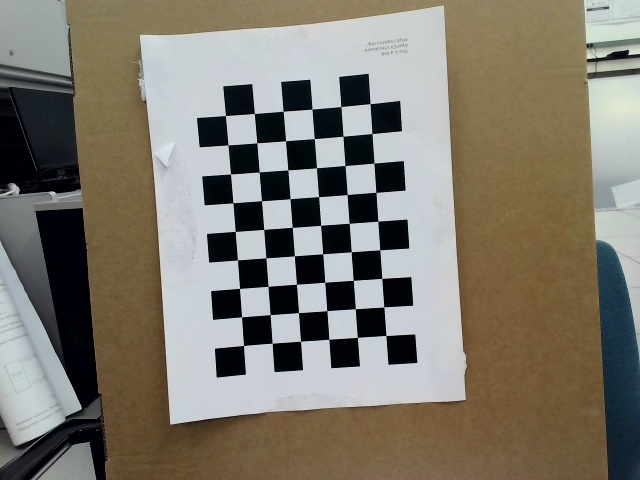
#> input picture data_processing/SLAM_testing/calibration_images/calib_000_20260208_133704.jpg, 640 x 480 px; its folder holds only this picture in this run
$ python diagnose_images.py
#> lines starting #> are read from the running program, lines starting #| are printed output that depends on the picture
#!/usr/bin/env python3
"""
Detailed diagnostic for checkerboard detection issues
"""

import cv2
import numpy as np
import glob
import os

IMAGE_DIR = "calibration_images"

# Get a few sample images
images = sorted(glob.glob(f"{IMAGE_DIR}/*.jpg"))[:5]

if len(images) == 0:
    print(f"Error: No images found in {IMAGE_DIR}/")
    exit(1)

print("=" * 70)
print("CHECKERBOARD DETECTION DIAGNOSTICS")
print("=" * 70)

for img_path in images:
    print(f"\nAnalyzing: {os.path.basename(img_path)}")
    print("-" * 70)

    img = cv2.imread(img_path)
#> img is the input picture: shape (480, 640, 3); mean B, G, R 110.5, 121.7, 127.1
    gray = cv2.cvtColor(img, cv2.COLOR_BGR2GRAY)
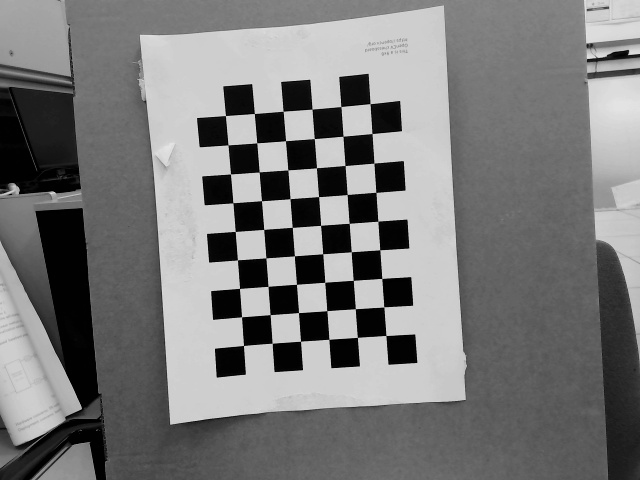
#> gray: shape (480, 640); min 0, max 230, mean 122

    # Image statistics
    print(f"  Image size: {gray.shape[1]}x{gray.shape[0]}")
#|   Image size: 640x480
    print(f"  Mean brightness: {np.mean(gray):.1f}")
#|   Mean brightness: 122.0
    print(f"  Std brightness: {np.std(gray):.1f}")
#|   Std brightness: 69.3
    print(f"  Min/Max: {np.min(gray)}/{np.max(gray)}")
#|   Min/Max: 0/230

    # Try adaptive histogram equalization
    clahe = cv2.createCLAHE(clipLimit=2.0, tileGridSize=(8,8))
    enhanced = clahe.apply(gray)
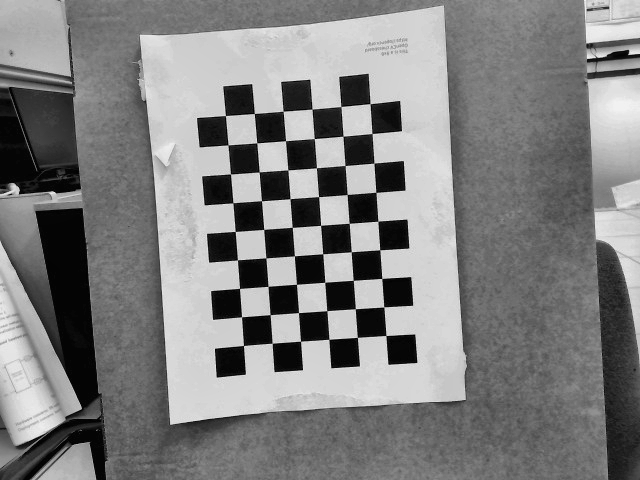
#> enhanced: shape (480, 640); min 1, max 242, mean 128.3

    # Try different preprocessing
    preprocessed_images = [
        ("Original", gray),
        ("Enhanced (CLAHE)", enhanced),
        ("Gaussian Blur", cv2.GaussianBlur(gray, (5, 5), 0)),
        ("Bilateral Filter", cv2.bilateralFilter(gray, 9, 75, 75)),
    ]

    sizes_to_try = [(6, 7), (7, 6), (6, 6), (5, 6), (6, 5)]

    found = False
    for preprocess_name, processed_img in preprocessed_images:
        for size in sizes_to_try:
            flags = cv2.CALIB_CB_ADAPTIVE_THRESH + cv2.CALIB_CB_NORMALIZE_IMAGE
            ret, corners = cv2.findChessboardCorners(processed_img, size, flags)

            if ret:
                print(f"\n  ✓ FOUND with preprocessing: {preprocess_name}")
                print(f"    Size: {size[0]}x{size[1]} inner corners")
                print(f"    Corners detected: {len(corners)}")

                # Draw and save
                img_copy = img.copy()
                cv2.drawChessboardCorners(img_copy, size, corners, ret)
                output = f"detected_{os.path.basename(img_path)}"
                cv2.imwrite(output, img_copy)
                print(f"    Saved: {output}")
                found = True
                break

        if found:
            break
#> this loop made 4 passes
#> preprocess_name on passes 1 to 4: 'Original', 'Enhanced (CLAHE)', 'Gaussian Blur', 'Bilateral Filter'

    if not found:
        print(f"\n  ✗ No detection with any preprocessing or size")

        # Save enhanced version for manual inspection
        output = f"enhanced_{os.path.basename(img_path)}"
        cv2.imwrite(output, enhanced)
        print(f"    Saved enhanced image: {output}")
#|     Saved enhanced image: enhanced_calib_000_20260208_133704.jpg

print("\n" + "=" * 70)
print("DIAGNOSIS COMPLETE")
print("=" * 70)
print("\nPossible issues:")
print("  1. Tape covering corners - remove all tape from checkerboard edges")
print("  2. Poor lighting/contrast - ensure even lighting")
print("  3. Blur/motion - keep camera steady")
print("  4. Wrong checkerboard size configuration")
print("  5. Checkerboard not fully visible in frame")

$ run again, on data_processing/SLAM_testing/calibration_images/calib_001_20260209_134120.jpg
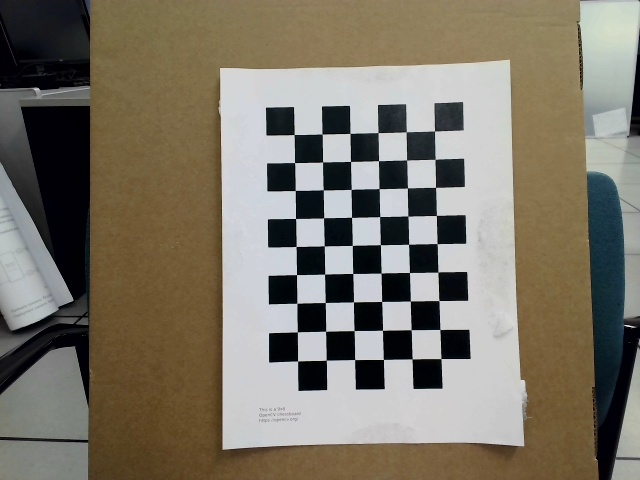
#> input picture data_processing/SLAM_testing/calibration_images/calib_001_20260209_134120.jpg, 640 x 480 px
#> img is the input picture: shape (480, 640, 3); mean B, G, R 104.8, 118.1, 124.5
#|   Image size: 640x480
#|   Mean brightness: 118.5
#|   Std brightness: 68.9
#|   Min/Max: 0/245
#> `enhanced = clahe.apply(gray)`:
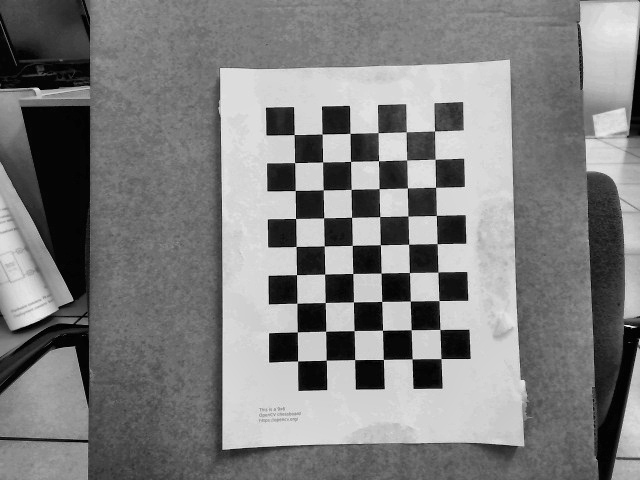
#> enhanced: shape (480, 640); min 1, max 250, mean 127.1
#> the loop `for preprocess_name, processed_img in preprocessed_images:` made 1 pass
#> preprocess_name on pass 1: 'Original'
#> (printed output is left out)
#> pass 1, `cv2.imwrite(output, img_copy)`:
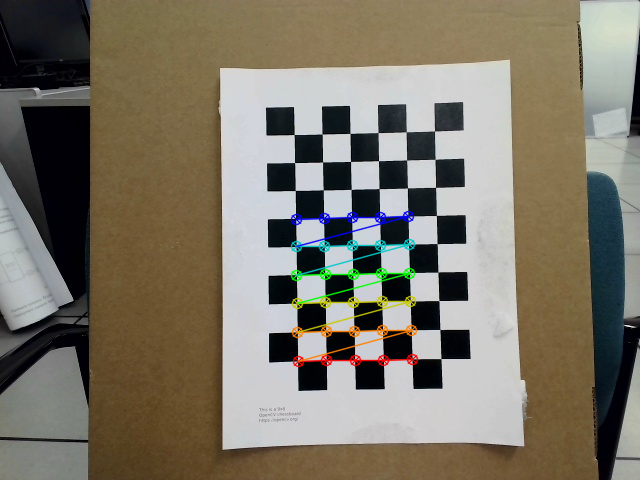
#> saved as detected_calib_001_20260209_134120.jpg: shape (480, 640, 3); mean B, G, R 104.5, 118.4, 124.6

$ run again, on data_processing/SLAM_testing/calibration_images/calib_002_20260208_132943.jpg
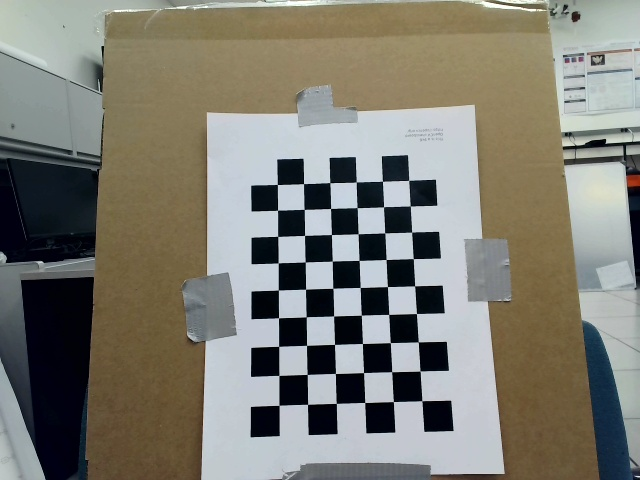
#> input picture data_processing/SLAM_testing/calibration_images/calib_002_20260208_132943.jpg, 640 x 480 px
#> img is the input picture: shape (480, 640, 3); mean B, G, R 115.5, 124.9, 126.4
#> `gray = cv2.cvtColor(img, cv2.COLOR_BGR2GRAY)`:
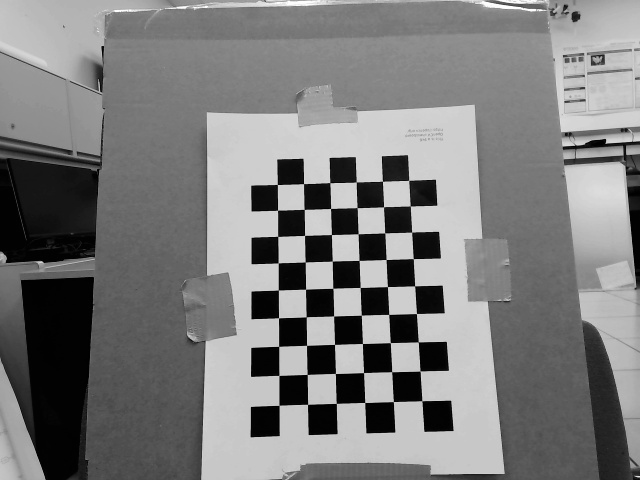
#> gray: shape (480, 640); min 0, max 255, mean 124.3
#|   Image size: 640x480
#|   Mean brightness: 124.3
#|   Std brightness: 66.6
#|   Min/Max: 0/255
#> `enhanced = clahe.apply(gray)`:
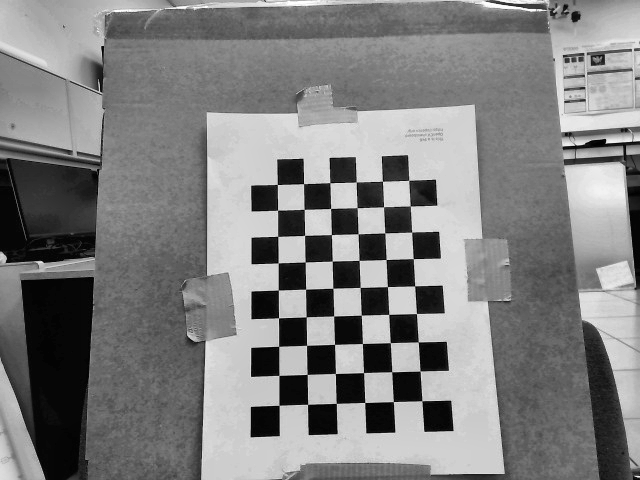
#> enhanced: shape (480, 640); min 1, max 255, mean 127.9
#> the loop `for preprocess_name, processed_img in preprocessed_images:` made 4 passes
#> preprocess_name on passes 1 to 4: 'Original', 'Enhanced (CLAHE)', 'Gaussian Blur', 'Bilateral Filter'
#|     Saved enhanced image: enhanced_calib_002_20260208_132943.jpg
